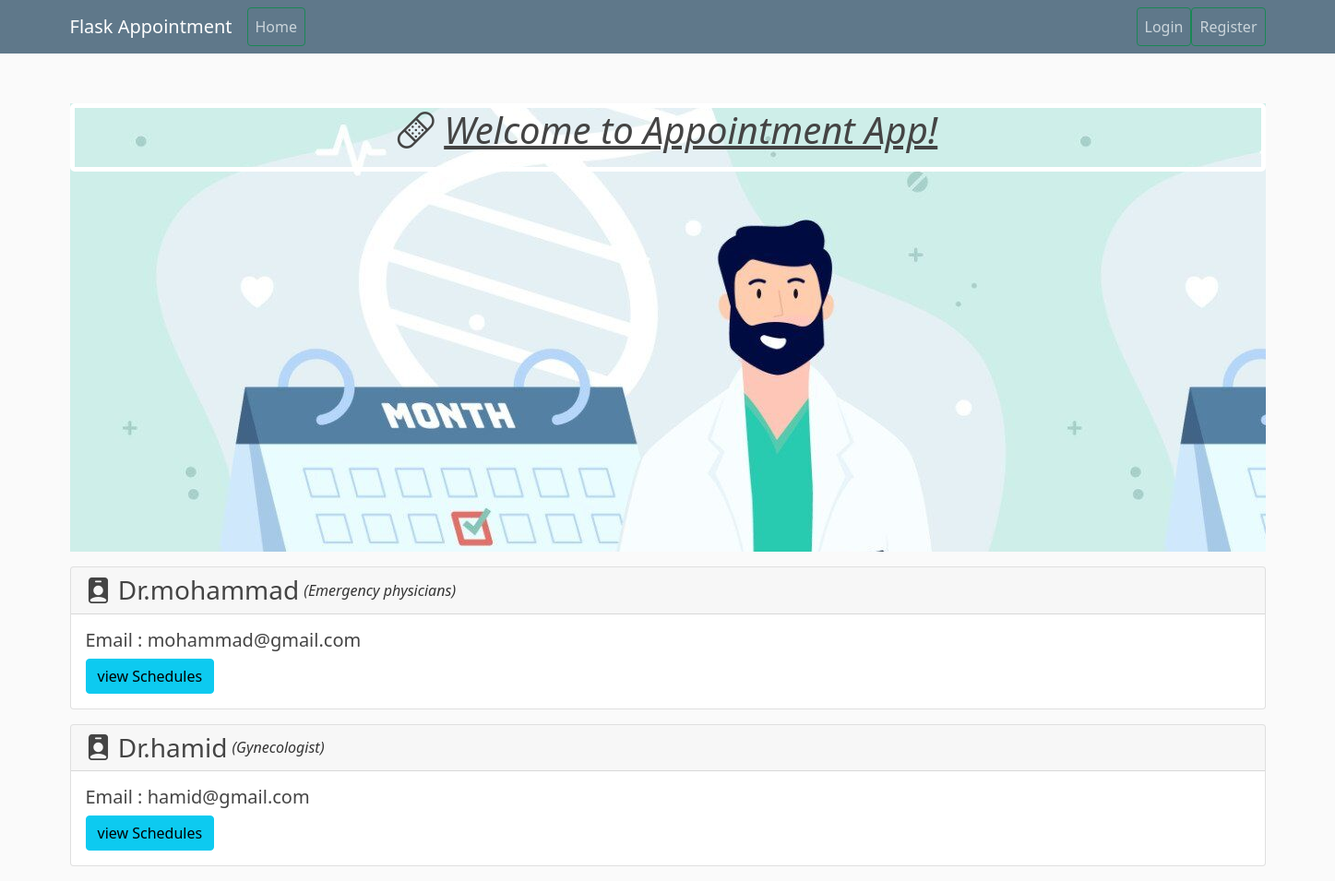
Page /home on the earlier database version.
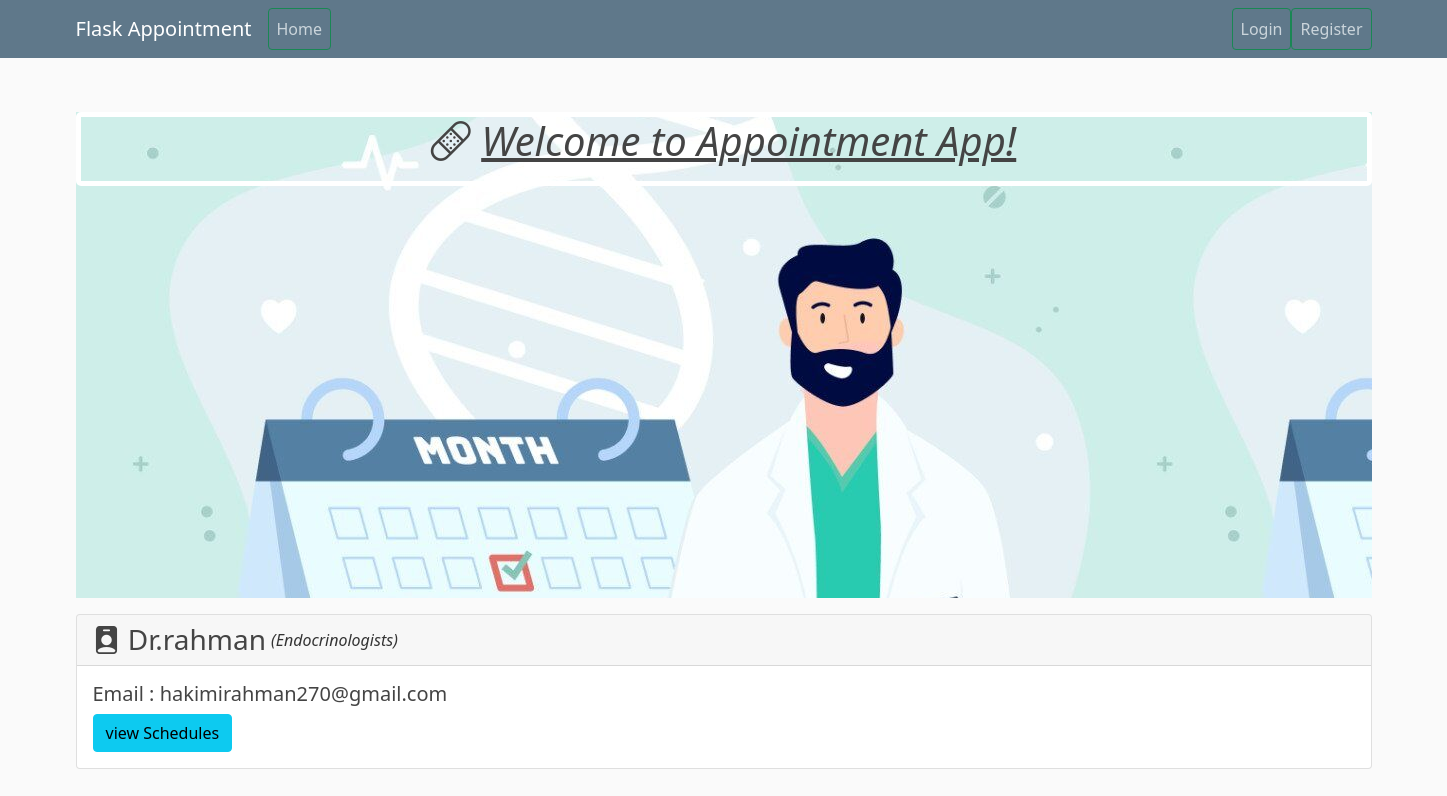
Same page on the later database version.
### appointment_system/models.py (models this page shows, shortened)
class Doctor(db.Model):
    id = db.Column(db.Integer, primary_key=True)
    name = db.Column(db.String(20), unique=True, nullable=False)
    email = db.Column(db.String(120), unique=True, nullable=False)
    specialization = db.Column(db.String(120), nullable=False)
    appointment = db.relationship('Appointment', backref='doctor', lazy=True)
    user_id = db.Column(db.Integer, db.ForeignKey('user.id'))
    is_approved = db.Column(db.Boolean, nullable=False, default=False)
    schedule = db.relationship('Schedule', backref='doctor')

### appointment_system/routes.py (the view)
@app.route("/")
@app.route("/home")
def home():
    page = request.args.get('page', 1, type=int)
    doctors = Doctor.query.all()
    return render_template('home.html', doctors=doctors)

### appointment_system/templates/home.html (shortened to what this page needs)
{% extends "layout.html" %}
{% block content %}
<div class="app-title">
    <h1 class="text-center mt-3 pb-3">
        <i class="bi bi-bandaid"></i>
        <u> <i>Welcome to Appointment App!</i> </u>
    </h1>
</div>
    {% for doctor in doctors %}
    <div class="card my-3">
        <div class="card-header d-flex align-items-center">
          <h3 class="mb-0">
            <i class="bi bi-person-badge-fill"></i>
            Dr.{{doctor.name}}
          </h3>
          <i style="font-weight: 500;">({{doctor.specialization}})</i>
        </div>
        <div class="card-body">
          <h5 class="card-title">Email : {{doctor.email}}</h5>
          <a href="{{ url_for('view_doctor_schedule', id=doctor.user_id )}}" class="btn btn-info"> view Schedules</a>
        </div>
      </div>
    {% endfor %}
{% endblock %}

### appointment_system/templates/layout.html (shortened to what this page needs)
<html lang="en">
<head>
    <link href="https://cdn.jsdelivr.net/npm/bootstrap@5.1.3/dist/css/bootstrap.min.css" rel="stylesheet"
>
    <link rel="stylesheet" type="text/css" href="{{ url_for('static', filename='main.css') }}">
    <link rel="stylesheet" href="https://cdn.jsdelivr.net/npm/bootstrap-icons@1.8.1/font/bootstrap-icons.css">
</head>
<body>
    <header class="site-header">
        <nav class="navbar navbar-expand-md navbar-dark bg-steel fixed-top">
            <div class="container">
                <a class="navbar-brand mr-4" href="/">Flask Appointment</a>
                <div class="collapse navbar-collapse d-flex justify-content-between" id="navbarToggle">
                    <div class="navbar-nav">
                        <a class="nav-item nav-link btn btn-outline-success" href="{{ url_for('home') }}">Home</a>
                    </div>
                    <div class="navbar-nav ">
                        {% if current_user.is_authenticated %}
                        {% if current_user.is_admin == True %}
                        <a class="nav-item nav-link btn btn-outline-success"
                            href="{{ url_for('approvals') }}">Approvals</a>
                        {% endif %}
                        <a class="nav-item nav-link btn btn-outline-success" href="{{ url_for('logout') }}">logout</a>
                        {% else %}
                        <a class="nav-item nav-link btn btn-outline-success" href="{{ url_for('login') }}">Login</a>
                        <a class="nav-item nav-link btn btn-outline-success"
                            href="{{ url_for('register_user') }}">Register</a>
                        {% endif %}
                    </div>
                </div>
            </div>
        </nav>
    </header>
    <main role="main" class="container">
        <div class="row">
            <div class="mt-3 d-flex">
                <div class="col-md-12">
                    {% block content %}{% endblock %}
                </div>
                <div class="col-md-3"></div>
            </div>
    </main>
</body>
</html>

### appointment_system/static/main.css (style rules this page uses)
body { background: #fafafa; color: #333333; margin-top: 5rem; }
.app-title { background-image: url('profile_pics/background-image.jpg'); height: 486px; }
.app-title > h1 { border: 5px solid white; border-radius: 5px; }
a { text-decoration: none; }
h1, h2, h3, h4, h5, h6 { color: #444444; }
.bg-steel { background-color: #5f788a; }
.site-header .navbar-nav .nav-link { color: #cbd5db; }

Differences in the rows shown:
removed Doctor: name "hamid", specialization "Gynecologist", email "hamid@gmail.com"
changed Doctor: name "mohammad" → "rahman"; specialization "Emergency physicians" → "Endocrinologists"; email "mohammad@gmail.com" → "hakimirahman270@gmail.com"
